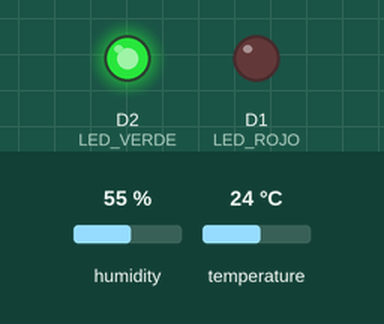
Recording of a sketch running on a simulated ESP8266 (NodeMCU). Shown: output pins drawn as LEDs (lit = HIGH). The test bench sets the inputs (shaded band); at power-on: humidity 55 %, temperature 24 °C. WiFi joins after 1.5 s; servers stay silent unless stated; uploads are accepted with an empty reply; what the sketch prints to the serial monitor is not drawn.

Above: at 2.7 s.
At 3.77 s:
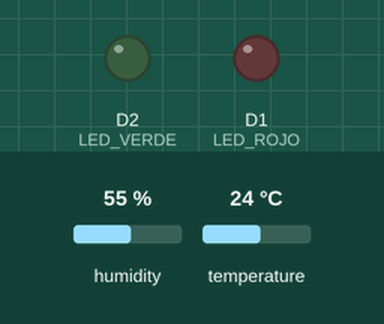
Timing chart, 0 to 5.8 s (numbered marks = the images above):
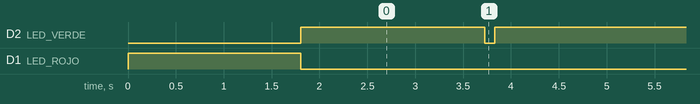

The sketch:

angel_temp1.ino
```cpp
#include <ESP8266WiFi.h>
#include <ESP8266HTTPClient.h>
#include <DHT.h>

// Times
#define WIFI_RETRY_DELAY 500
#define SENSOR_INTERVAL 3500
#define POST_BLINK_TIME 100

// Pins
#define LED_VERDE D2
#define LED_ROJO D1
#define DHTPIN D5
#define DHTTYPE DHT11

// WiFi
const char* ssid = "iPhone de Arturo";
const char* password = "123456789";

// API endpoint
const char *apiUrl = "http://172.20.10.5:5072/Dht11";

DHT dht(DHTPIN, DHTTYPE);
unsigned long lastRead = 0;

void connectWiFi()
{
    Serial.println("\nConectando a WiFi...\n");

    WiFi.begin(ssid, password);

    digitalWrite(LED_ROJO, HIGH);
    digitalWrite(LED_VERDE, LOW);

    while (WiFi.status() != WL_CONNECTED)
    {
        delay(WIFI_RETRY_DELAY);
        Serial.print(".");
    }

    Serial.println("\n\nConectado al WiFi");
    Serial.print("IP asignada: ");
    Serial.println(WiFi.localIP());

    digitalWrite(LED_ROJO, LOW);
    digitalWrite(LED_VERDE, HIGH);
}

void restoreWiFiState()
{
    if (WiFi.status() == WL_CONNECTED)
    {
        digitalWrite(LED_VERDE, HIGH);
        digitalWrite(LED_ROJO, LOW);
    }
    else
    {
        digitalWrite(LED_VERDE, LOW);
        digitalWrite(LED_ROJO, HIGH);
    }
}

void blinkOK()
{
    digitalWrite(LED_VERDE, LOW);
    delay(POST_BLINK_TIME);
    digitalWrite(LED_VERDE, HIGH);
    delay(POST_BLINK_TIME);
    restoreWiFiState();
}

void blinkError()
{
    digitalWrite(LED_ROJO, LOW);
    delay(POST_BLINK_TIME);
    digitalWrite(LED_ROJO, HIGH);
    delay(POST_BLINK_TIME);
    restoreWiFiState();
}

void setup()
{
    pinMode(LED_VERDE, OUTPUT);
    pinMode(LED_ROJO, OUTPUT);

    digitalWrite(LED_VERDE, LOW);
    digitalWrite(LED_ROJO, HIGH);

    Serial.begin(115200);
    delay(300);

    Serial.println("\nNodo DHT11 iniciando...\n");

    dht.begin();
    connectWiFi();
}

void loop()
{
    unsigned long now = millis();

    if (now - lastRead >= SENSOR_INTERVAL)
    {
        lastRead = now;

        Serial.println("\n-----------------------------");
        Serial.println("Leyendo sensor DHT11...");

        float h = dht.readHumidity();
        float t = dht.readTemperature();

        Serial.print("Temperatura: ");
        Serial.println(t);
        Serial.print("Humedad: ");
        Serial.println(h);

        bool valid = !(isnan(h) || isnan(t));

        if (!valid)
        {
            Serial.println("Lectura inválida del DHT11");
        }

        if (WiFi.status() != WL_CONNECTED)
        {
            Serial.println("Sin conexión, reintentando WiFi...");
            connectWiFi();
            return;
        }

        HTTPClient http;
        WiFiClient client;

        http.begin(client, apiUrl);
        http.addHeader("Content-Type", "application/json");

        String json;

        if (valid)
        {
            json =
                String("{\"idDevice\":3,\"temperature\":") + t +
                ",\"humidity\":" + h + "}";
        }
        else
        {
            json =
                "{\"idDevice\":3,\"temperature\":null,\"humidity\":null}";
        }

        Serial.println("\nEnviando POST...");
        Serial.println(json);

        int code = http.POST(json);

        Serial.print("Código respuesta servidor: ");
        Serial.println(code);

        if (code == 200)
        {
            blinkOK(); // Verde
        }
        else
        {
            blinkError(); // Rojo
        }

        http.end();
    }
}
```

Measured:
- by itself, D2 (LED_VERDE): alternates HIGH for 3.4 s and LOW for 0.10 s
